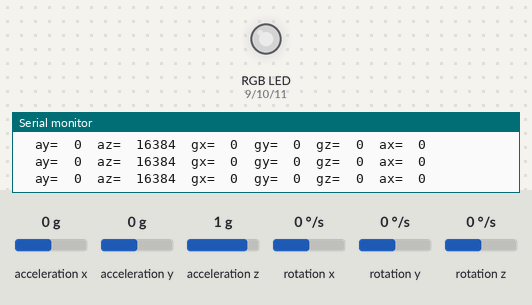
Recording of a sketch running on a simulated Arduino Uno, built with avr-gcc and run on an emulated ATmega328P. Parts: an RGB LED mixed from three pins (HIGH = lit), the last lines printed to the serial monitor. Inputs (shaded band) come from the test bench; at power-on: acceleration x 0 g, acceleration y 0 g, acceleration z 1 g, rotation x 0 °/s, rotation y 0 °/s, rotation z 0 °/s. Dim RGB values are drawn brighter than linear.

Above: at 1.2 s.
1.3 s: acceleration x set to -1.4 g
At 1.9 s:
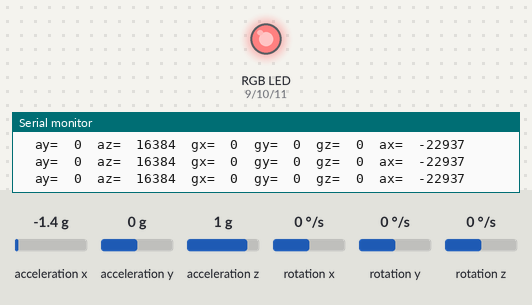
2.8 s: acceleration y set to -1.4 g
At 4.0 s:
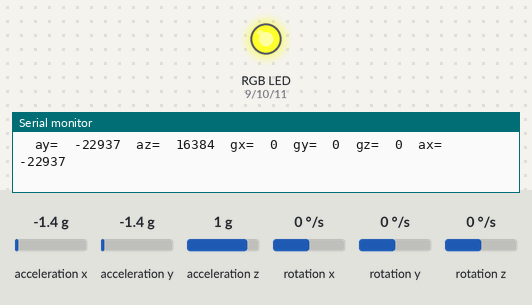
4.3 s: acceleration x set to 0 g
At 5.5 s:
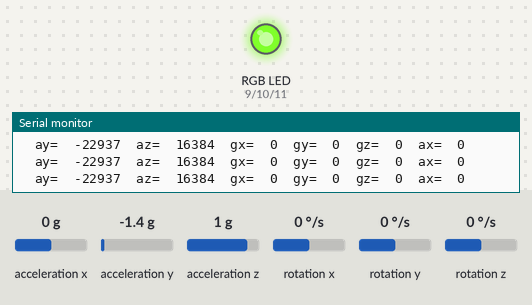
5.8 s: acceleration y set to -1.2 g
At 6.7 s:
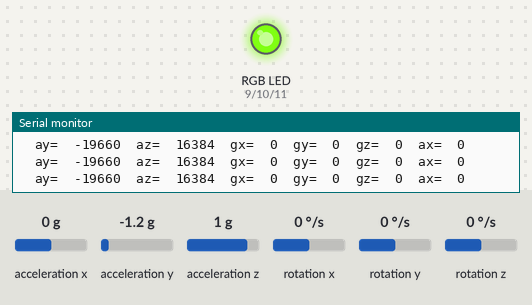
8.8 s: acceleration y set to -0.9 g
At 10.0 s:
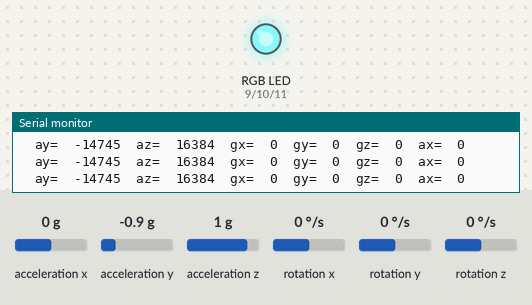
10.3 s: acceleration x set to -0.8 g
At 11.4 s:
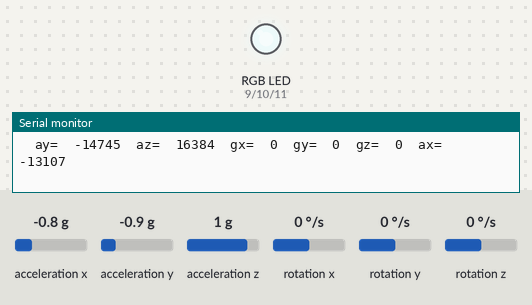
Timing chart, 0 to 12.8 s (numbered marks = the images above; inputs shaded):
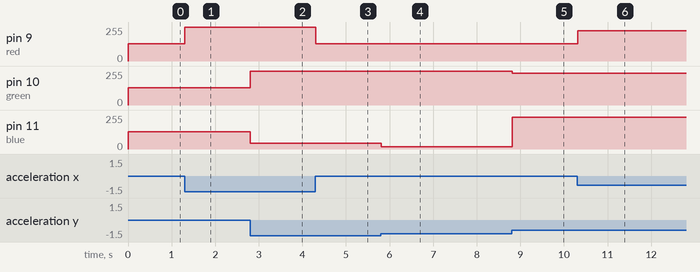

The sketch:

motion_colour_Rgb_led.ino
```cpp
#include "Wire.h"
#include "I2Cdev.h"
#include "MPU6050.h"
const int red = 9;
const int green = 10;
const int blue = 11;


MPU6050 mpu;
int16_t ax, ay, az;
int16_t gx, gy, gz;


void setup()
{
Wire.begin();
Serial.begin(38400);
Serial.println("Initialize MPU");
mpu.initialize();
Serial.println(mpu.testConnection() ? "Connected" : "Connection failed");
   pinMode(red, OUTPUT);
  pinMode(green, OUTPUT);
  pinMode(blue, OUTPUT);

}

void loop()
{
mpu.getMotion6(&ax, &ay, &az, &gx, &gy, &gz);
  Serial.print("\t");
  Serial.print("ax=  ");
  Serial.println(ax);

  Serial.print("\t");
  Serial.print("ay=  ");
  Serial.print(ay);


 Serial.print("\t");
  Serial.print("az=  ");
 Serial.print(az);


   Serial.print("\t");
  Serial.print("gx=  ");
  Serial.print(gx);
//
//
   Serial.print("\t");
  Serial.print("gy=  ");
  Serial.print(gy);
//
//
  Serial.print("\t");
  Serial.print("gz=  ");
  Serial.print(gz);


colorled();


delay(60);

}

void colorled(){
   analogWrite(red, (255 - map(ax, -17000, 17000, 0, 255 ) ));
  analogWrite(blue,(255 - map( ay, -17000, 17000, 0, 255 )));
  analogWrite(green,(255 - map( ay, -17000, 17000, 0, 255 )) );

}
```

Measured:
- the behaviour switches between -1.1 and -1 g on acceleration y (found by bisection; images 4 and 5)
- after the input at 1.3 s, pin 9 (red): 128/255 → 255/255 at once
- after the input at 2.8 s, pin 10 (green): 128/255 → 255/255 at once; pin 11 (blue): 128/255 → 43/255 at once
- after the input at 4.3 s, pin 9 (red): 255/255 → 128/255 at once
- after the input at 5.8 s, pin 11 (blue): 43/255 → 18/255 at once
- after the input at 8.8 s, pin 10 (green): 255/255 → 239/255 at once; pin 11 (blue): 18/255 → 239/255 at once
- after the input at 10.3 s, pin 9 (red): 128/255 → 226/255 at once
